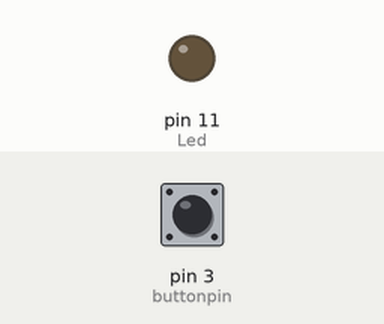
Recording of a sketch running on a simulated Arduino Uno, built with avr-gcc and run on an emulated ATmega328P. Parts: output pins drawn as LEDs (lit = HIGH). The test bench sets the inputs (shaded band); at power-on: pin 3 (buttonpin) LOW.

Above: at 1.2 s.
1.3 s: pin 3 (buttonpin) pulled HIGH for 0.15 s
At 1.37 s:
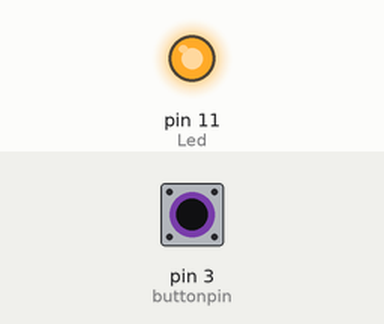
2.9 s: pin 3 (buttonpin) pulled HIGH for 3.2 s
At 7.1 s:
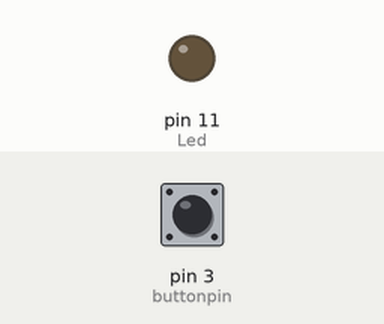
Timing chart, 0 to 8.6 s (numbered marks = the images above; inputs shaded):
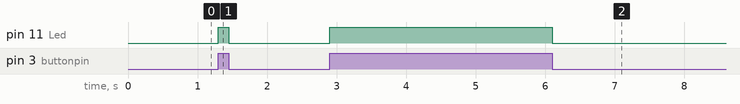

The sketch:

09_photo_interrupter.ino
```cpp
// photo interrupter module
int Led = 11 ;// define LED Interface
int buttonpin = 3; // define the photo interrupter sensor interface
int val ;// define numeric variables val
void setup ()
{
  pinMode (Led, OUTPUT) ;// define LED as output interface
  pinMode (buttonpin, INPUT) ;// define the photo interrupter sensor output interface
}
void loop ()
{
  val = digitalRead(buttonpin) ;// digital interface will be assigned a value of 3 to read val
  if (val == HIGH) // When the light sensor detects a signal is interrupted, LED flashes
  {
    digitalWrite (Led, HIGH);
  }
  else
  {
    digitalWrite (Led, LOW);
  }
}
```

Measured:
- after the input at 1.3 s, pin 11 (Led): LOW → HIGH at once, → LOW 0.15 s later
- after the input at 2.9 s, pin 11 (Led): LOW → HIGH at once, → LOW 3.2 s later
